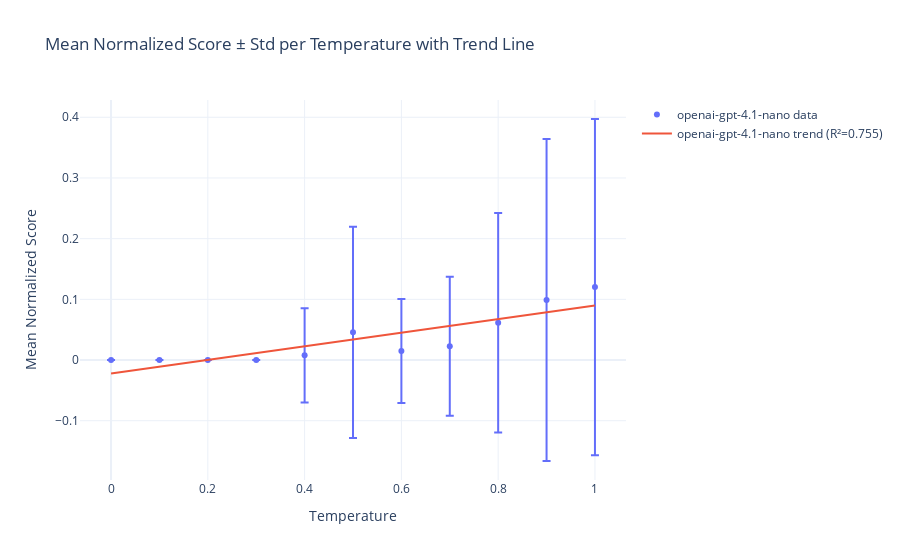

The code cell stored with this chart in its notebook:
### Code cell
files_with_temp = [
    ("/Users/jtsiros93/Documents/llm_bench/week03/tst_weird_puzzle_gpt/res_base_openai-gpt-4.1-nano_T0.0.csv", 0.0),
    ("/Users/jtsiros93/Documents/llm_bench/week03/tst_weird_puzzle_gpt/res_base_openai-gpt-4.1-nano_T0.1.csv", 0.1),
    ("/Users/jtsiros93/Documents/llm_bench/week03/tst_weird_puzzle_gpt/res_base_openai-gpt-4.1-nano_T0.2.csv", 0.2 ),
    ("/Users/jtsiros93/Documents/llm_bench/week03/tst_weird_puzzle_gpt/res_base_openai-gpt-4.1-nano_T0.3.csv", 0.3),
    ("/Users/jtsiros93/Documents/llm_bench/week03/tst_weird_puzzle_gpt/res_base_openai-gpt-4.1-nano_T0.4.csv", 0.4),
    ("/Users/jtsiros93/Documents/llm_bench/week03/tst_weird_puzzle_gpt/res_base_openai-gpt-4.1-nano_T0.5.csv", 0.5),
    ("/Users/jtsiros93/Documents/llm_bench/week03/tst_weird_puzzle_gpt/res_base_openai-gpt-4.1-nano_T0.6.csv", 0.6),
    ("/Users/jtsiros93/Documents/llm_bench/week03/tst_weird_puzzle_gpt/res_base_openai-gpt-4.1-nano_T0.7.csv", 0.7),
    ("/Users/jtsiros93/Documents/llm_bench/week03/tst_weird_puzzle_gpt/res_base_openai-gpt-4.1-nano_T0.8.csv", 0.8),
    ("/Users/jtsiros93/Documents/llm_bench/week03/tst_weird_puzzle_gpt/res_base_openai-gpt-4.1-nano_T0.9.csv", 0.9),
    ("/Users/jtsiros93/Documents/llm_bench/week03/tst_weird_puzzle_gpt/res_base_openai-gpt-4.1-nano_T1.0.csv", 1),
]


all_data = []
for file, temp in files_with_temp:
    df = pd.read_csv(file)
    df["temperature"] = temp
    
    # Extract model name from the filename (between 'res_base_' and '_T...')
    base = os.path.basename(file)
    model = base.split("_T")[0].replace("res_base_", "")
    
    df["model"] = model
    all_data.append(df)

combined_df = pd.concat(all_data, ignore_index=True)

# Compute mean and std per temperature per model
summary = (
    combined_df.groupby(["model", "temperature"])["Normalized"]
    .agg(["mean", "std"])
    .reset_index()
)

# Create scatter plot with error bars
fig = go.Figure()

for model in summary["model"].unique():
    df_model = summary[summary["model"] == model]
    
    # Scatter with error bars
    fig.add_trace(go.Scatter(
        x=df_model["temperature"],
        y=df_model["mean"],
        error_y=dict(type="data", array=df_model["std"]),
        mode="markers",
        name=f"{model} data"
    ))
    
    # Fit line and calculate R-squared
    slope, intercept, r_value, p_value, std_err = linregress(df_model["temperature"], df_model["mean"])
    trend_y = intercept + slope * df_model["temperature"]
    r_squared = r_value**2
    
    # Add trend line (same color as scatter, Plotly handles it by trace order)
    fig.add_trace(go.Scatter(
        x=df_model["temperature"],
        y=trend_y,
        mode="lines",
        name=f"{model} trend (R²={r_squared:.3f})"
    ))

fig.update_layout(
    title="Mean Normalized Score ± Std per Temperature with Trend Line",
    xaxis_title="Temperature",
    yaxis_title="Mean Normalized Score",
    template="plotly_white"
)

# Show in browser so it doesn’t depend on Jupyter
fig.show()

### Figure 1 — Plotly figure (JSON) as saved in the notebook; plotly's stock layout.template omitted (floating-point values rounded to 4 significant figures)
{"data": [{"error_y": {"array": [0.0, 0.0, 0.0, 0.0, 0.0777, 0.174, 0.08572, 0.1147, 0.181, 0.2653, 0.277], "type": "data"}, "mode": "markers", "name": "openai-gpt-4.1-nano data", "type": "scatter", "x": [0.0, 0.1, 0.2, 0.3, 0.4, 0.5, 0.6, 0.7, 0.8, 0.9, 1.0], "y": [0.0, 0.0, 0.0, 0.0, 0.00777, 0.04573, 0.015, 0.02277, 0.06152, 0.09898, 0.1202]}, {"mode": "lines", "name": "openai-gpt-4.1-nano trend (R²=0.755)", "type": "scatter", "x": [0.0, 0.1, 0.2, 0.3, 0.4, 0.5, 0.6, 0.7, 0.8, 0.9, 1.0], "y": [-0.02229, -0.01107, 0.0001541, 0.01137, 0.0226, 0.03382, 0.04504, 0.05626, 0.06748, 0.0787, 0.08992]}], "layout": {"title": {"text": "Mean Normalized Score ± Std per Temperature with Trend Line"}, "xaxis": {"title": {"text": "Temperature"}}, "yaxis": {"title": {"text": "Mean Normalized Score"}}}}
